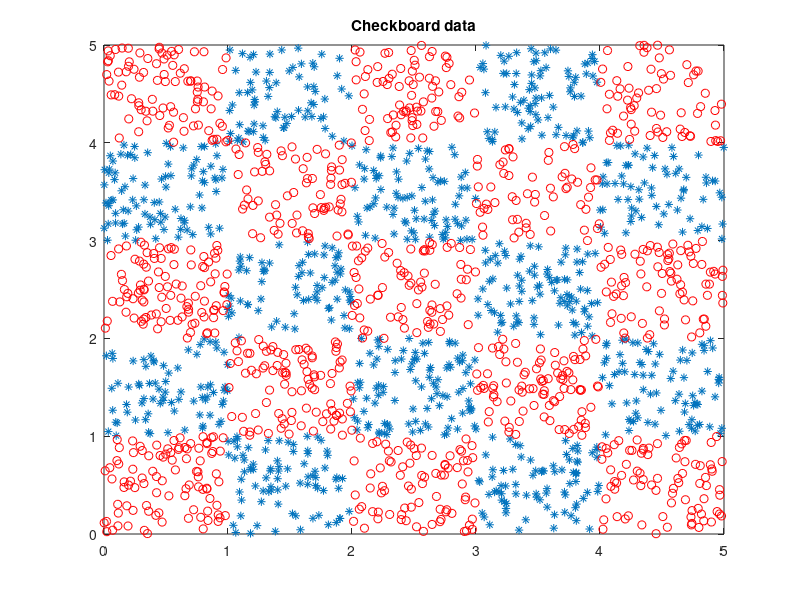

MATLAB code for this plot:
clc;clear all;close all;
 
x = rand(2000,1)*5;
y = rand(2000,1)*5;

c = mod((floor(x)+floor(y)),2);

ind = find(c);
a = [x(ind),y(ind)];
 
ind1 = find(c==0);
b = [x(ind1),y(ind1)];
 
figure(1)
plot(a(:,1),a(:,2),'*');hold on
plot(b(:,1),b(:,2),'o','Color','red');hold off;title('Checkboard data')

